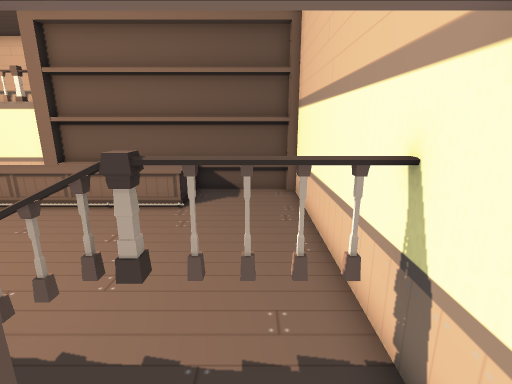
[1] (above)

12 first-person views from a walk through a scene from a Unity 3-D project. The camera is 1.5 m above the floor, tilts 14° down and sees 85° across. The floor is counted in squares, 0.5 m on a side. Each view is taken from the middle of a square. On the plan, view 1 faces up. The plan holds only what a view shows up to about 20 squares ahead; the rest is blank. The place goes on beyond the plan. Some animated figures are not drawn.

[2]
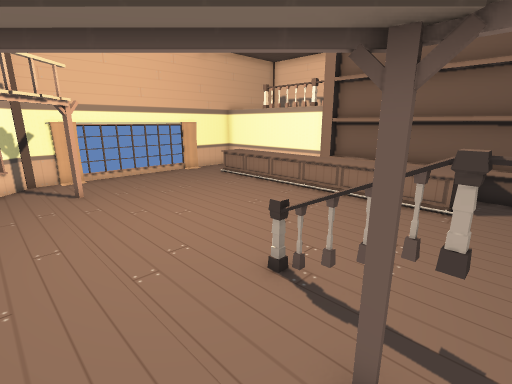

[3]
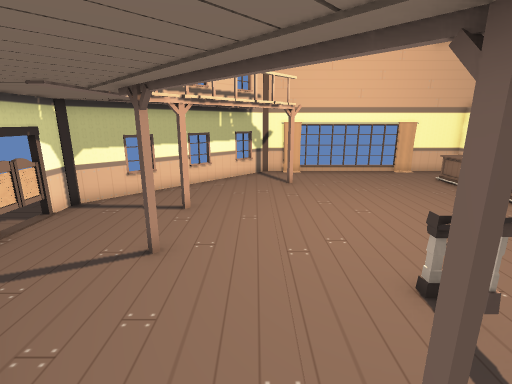

[4]
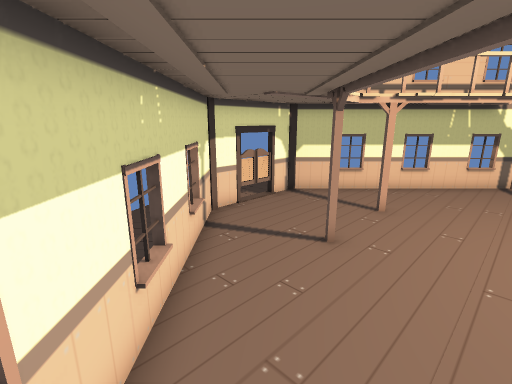

[5]
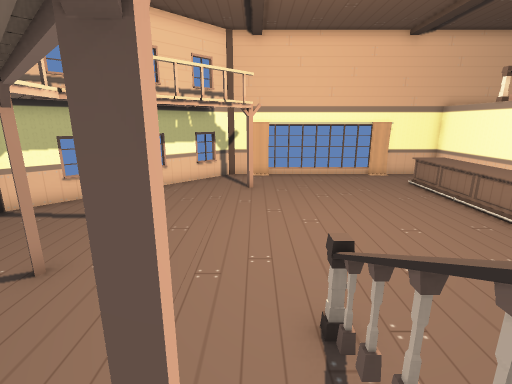

[6]
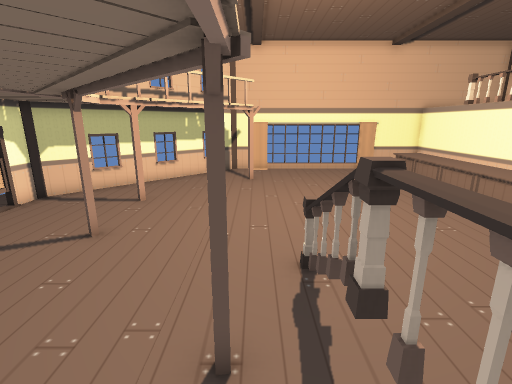

[7]
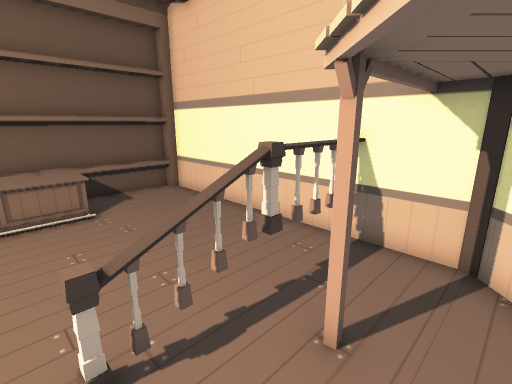

[8]
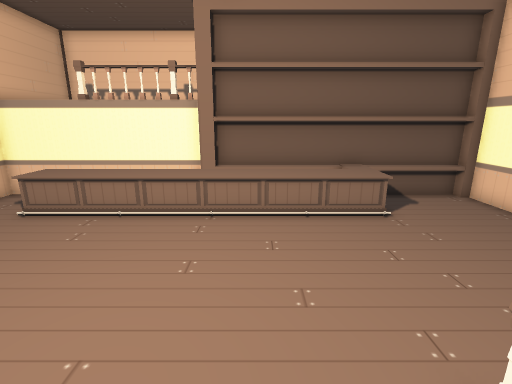

[9]
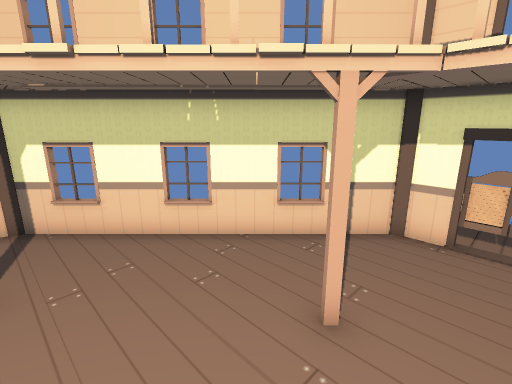

[10]
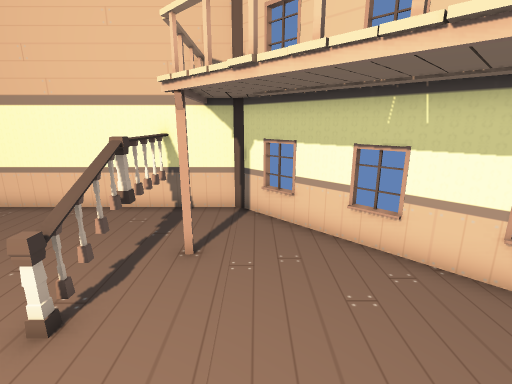

[11]
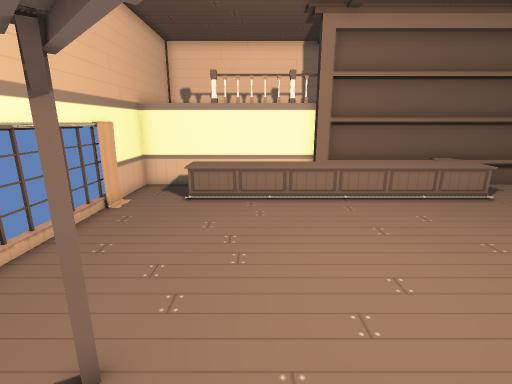

[12]
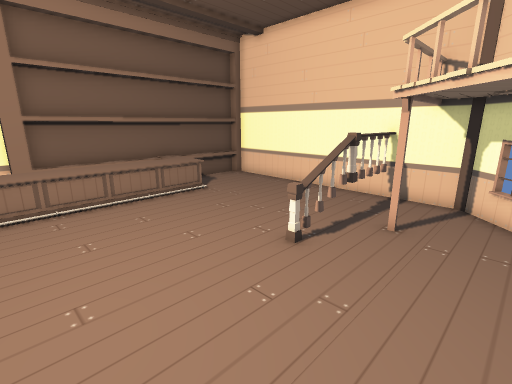

### Floor plan
Key: @ floor where view 1 was taken; # wall or solid block; . floor; ^ raised ledge; R railing.
Columns run from 18 left of view 1 to 2 right of it. Each row starts with its distance up from view 1.
 13 #^^^#^^#^^^^^^^^^^^^
 12 # ..     ############
 11 # .^^^^^^^^^^^^^....#
 10  #.^^^^^^^^^^^^^....#
  9  #..................#
  8  #..................#
  7  #..................#
  6  #..................#
  5  #..................#
  4  #..................#
  3  #...........RRRRRRR#
  2  #..#...............#
  1  #..............#...#
  0  #................@##
 -1  ##...............##
 -2   ##.............##
 -3    ##...#.......##
 -4     ##.........##
 -5      ##.......##
 -6       ##.....##
 -7        #######

Where each view was taken, in squares from view 1:
view 1: 0 up, 0 right, facing up
view 2: 1 down, 1 left, facing up-left
view 3: 0 up, 0 right, facing left
view 4: 1 up, 0 right, facing down-left
view 5: 2 up, 1 left, facing left
view 6: 2 up, 1 right, facing left
view 7: 0 up, 5 left, facing up-right
view 8: 1 up, 7 left, facing up
view 9: 1 up, 8 left, facing down-right
view 10: 0 up, 8 left, facing right
view 11: 1 down, 12 left, facing up
view 12: 1 down, 10 left, facing up-right
